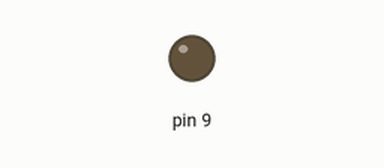
A sketch run on a simulated Arduino Uno, built with avr-gcc and run on an emulated ATmega328P. Parts: output pins drawn as LEDs (lit = HIGH). The modem accepts every AT command (registered, SIM ready, sends succeed) and sends nothing else. At 8.8 s the program stops and its outputs stay as they are.

Above: at 0.1 s.
At 0.6 s:
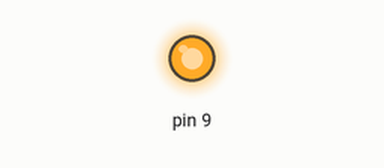
Timing chart, 0 to 5.0 s (numbered marks = the images above):
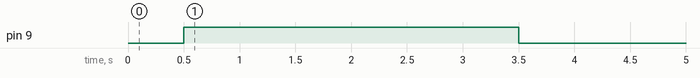

The sketch:

GPRS_Shield.ino
```cpp
#include <SoftwareSerial.h>

SoftwareSerial gprsSerial(7, 8);

int btnPin = 12;
boolean prevBtn = LOW;

void setup()
{
  gprsSerial.begin(19200);
  delay(500);

  //Включаем GPRS Shield, эмулируя нажатие кнопки POWER
  pinMode(9, OUTPUT);
  digitalWrite(9, HIGH);   // Подаем High на пин 9
  delay(3000);              // на 3 секунды
  digitalWrite(9, LOW);    // и отпускаем в Low.


  delay(5000); // Ждём 5 секунд для старта шилда

  btnPin >>= 1;
}

void loop()
{

/*
 * Функция отправки SMS-сообщения
 */

  // Устанавливает текстовый режим для SMS-сообщений
  gprsSerial.print("AT+CMGF=1\r");
  delay(100); // даём время на усваивание команды
  // Устанавливаем адресата: телефонный номер в международном формате
  gprsSerial.println("AT + CMGS = \"+70123456789\"");
  delay(100);
  // Пишем текст сообщения
  gprsSerial.println("ALARM!");
  delay(100);
  // Отправляем Ctrl+Z, обозначая, что сообщение готово
  gprsSerial.println((char)26);

//Закончили работу
while (true)
{;;}

}
```
